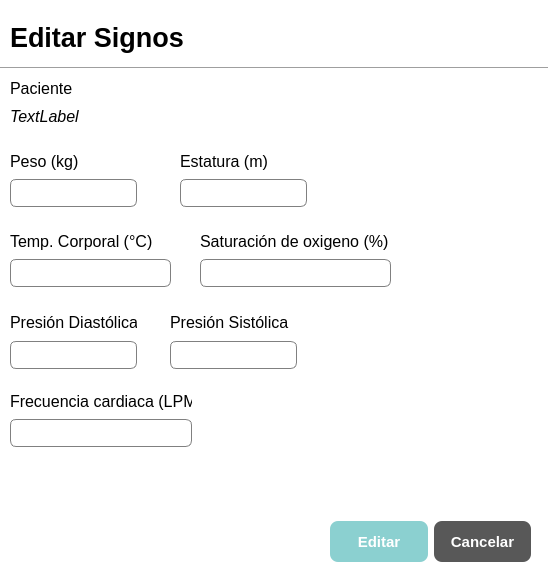
<?xml version="1.0" encoding="UTF-8"?>
<ui version="4.0">
 <class>SignosDialog</class>
 <widget class="QDialog" name="SignosDialog">
  <property name="geometry">
   <rect>
    <x>0</x>
    <y>0</y>
    <width>548</width>
    <height>584</height>
   </rect>
  </property>
  <property name="windowTitle">
   <string>Dialog</string>
  </property>
  <property name="styleSheet">
   <string notr="true">QDialog{
	background-color:white;
}

QLineEdit{
	border: 1px solid gray;
	border-radius: 6px;
	padding-left: 15px;
	height: 35px;
}

</string>
  </property>
  <widget class="QWidget" name="layoutWidget">
   <property name="geometry">
    <rect>
     <x>170</x>
     <y>310</y>
     <width>127</width>
     <height>61</height>
    </rect>
   </property>
   <layout class="QVBoxLayout" name="verticalLayout_3">
    <item>
     <widget class="QLabel" name="label_5">
      <property name="minimumSize">
       <size>
        <width>0</width>
        <height>21</height>
       </size>
      </property>
      <property name="maximumSize">
       <size>
        <width>16777215</width>
        <height>21</height>
       </size>
      </property>
      <property name="font">
       <font>
        <pointsize>12</pointsize>
       </font>
      </property>
      <property name="text">
       <string>Presión Sistólica</string>
      </property>
     </widget>
    </item>
    <item>
     <widget class="QLineEdit" name="sistolica_lineEdit_3">
      <property name="minimumSize">
       <size>
        <width>0</width>
        <height>28</height>
       </size>
      </property>
      <property name="maximumSize">
       <size>
        <width>16777215</width>
        <height>28</height>
       </size>
      </property>
     </widget>
    </item>
   </layout>
  </widget>
  <widget class="QWidget" name="layoutWidget_2">
   <property name="geometry">
    <rect>
     <x>10</x>
     <y>310</y>
     <width>127</width>
     <height>61</height>
    </rect>
   </property>
   <layout class="QVBoxLayout" name="verticalLayout_4">
    <item>
     <widget class="QLabel" name="label_6">
      <property name="minimumSize">
       <size>
        <width>0</width>
        <height>21</height>
       </size>
      </property>
      <property name="maximumSize">
       <size>
        <width>16777215</width>
        <height>21</height>
       </size>
      </property>
      <property name="font">
       <font>
        <pointsize>12</pointsize>
       </font>
      </property>
      <property name="text">
       <string>Presión Diastólica</string>
      </property>
     </widget>
    </item>
    <item>
     <widget class="QLineEdit" name="diastolica_lineEdit_4">
      <property name="minimumSize">
       <size>
        <width>0</width>
        <height>28</height>
       </size>
      </property>
      <property name="maximumSize">
       <size>
        <width>16777215</width>
        <height>28</height>
       </size>
      </property>
     </widget>
    </item>
   </layout>
  </widget>
  <widget class="QWidget" name="layoutWidget_3">
   <property name="geometry">
    <rect>
     <x>10</x>
     <y>230</y>
     <width>161</width>
     <height>59</height>
    </rect>
   </property>
   <layout class="QVBoxLayout" name="verticalLayout_6">
    <item>
     <widget class="QLabel" name="label_8">
      <property name="minimumSize">
       <size>
        <width>0</width>
        <height>21</height>
       </size>
      </property>
      <property name="maximumSize">
       <size>
        <width>16777215</width>
        <height>21</height>
       </size>
      </property>
      <property name="font">
       <font>
        <pointsize>12</pointsize>
       </font>
      </property>
      <property name="text">
       <string>Temp. Corporal (°C)</string>
      </property>
     </widget>
    </item>
    <item>
     <widget class="QLineEdit" name="temperatura_lineEdit_6">
      <property name="minimumSize">
       <size>
        <width>0</width>
        <height>28</height>
       </size>
      </property>
      <property name="maximumSize">
       <size>
        <width>16777215</width>
        <height>28</height>
       </size>
      </property>
     </widget>
    </item>
   </layout>
  </widget>
  <widget class="QWidget" name="layoutWidget_4">
   <property name="geometry">
    <rect>
     <x>10</x>
     <y>390</y>
     <width>182</width>
     <height>59</height>
    </rect>
   </property>
   <layout class="QVBoxLayout" name="verticalLayout_7">
    <item>
     <widget class="QLabel" name="label_9">
      <property name="minimumSize">
       <size>
        <width>0</width>
        <height>21</height>
       </size>
      </property>
      <property name="maximumSize">
       <size>
        <width>16777215</width>
        <height>21</height>
       </size>
      </property>
      <property name="font">
       <font>
        <pointsize>12</pointsize>
       </font>
      </property>
      <property name="text">
       <string>Frecuencia cardiaca (LPM)</string>
      </property>
     </widget>
    </item>
    <item>
     <widget class="QLineEdit" name="frecuencia_lineEdit_7">
      <property name="minimumSize">
       <size>
        <width>0</width>
        <height>28</height>
       </size>
      </property>
      <property name="maximumSize">
       <size>
        <width>16777215</width>
        <height>28</height>
       </size>
      </property>
     </widget>
    </item>
   </layout>
  </widget>
  <widget class="Line" name="line">
   <property name="geometry">
    <rect>
     <x>0</x>
     <y>60</y>
     <width>551</width>
     <height>16</height>
    </rect>
   </property>
   <property name="orientation">
    <enum>Qt::Orientation::Horizontal</enum>
   </property>
  </widget>
  <widget class="QLabel" name="label">
   <property name="geometry">
    <rect>
     <x>10</x>
     <y>20</y>
     <width>321</width>
     <height>35</height>
    </rect>
   </property>
   <property name="font">
    <font>
     <pointsize>20</pointsize>
     <bold>true</bold>
    </font>
   </property>
   <property name="text">
    <string>Editar Signos</string>
   </property>
  </widget>
  <widget class="QWidget" name="layoutWidget_5">
   <property name="geometry">
    <rect>
     <x>330</x>
     <y>520</y>
     <width>201</width>
     <height>43</height>
    </rect>
   </property>
   <layout class="QHBoxLayout" name="horizontalLayout_4">
    <item>
     <widget class="QPushButton" name="guardar_btn">
      <property name="minimumSize">
       <size>
        <width>0</width>
        <height>41</height>
       </size>
      </property>
      <property name="styleSheet">
       <string notr="true">QPushButton{
	background-color: #8bd0d0;
	color: white;
	border: none;
	border-radius: 8px;
	font-weight: bold;
	font-size: 15px;
}</string>
      </property>
      <property name="text">
       <string>Editar</string>
      </property>
     </widget>
    </item>
    <item>
     <widget class="QPushButton" name="cancelar_btn">
      <property name="minimumSize">
       <size>
        <width>0</width>
        <height>41</height>
       </size>
      </property>
      <property name="styleSheet">
       <string notr="true">QPushButton{
	background-color: #585858;
	color: white;
	border: none;
	border-radius: 8px;
	font-weight: bold;
	font-size: 15px;
}</string>
      </property>
      <property name="text">
       <string>Cancelar</string>
      </property>
     </widget>
    </item>
   </layout>
  </widget>
  <widget class="QWidget" name="layoutWidget">
   <property name="geometry">
    <rect>
     <x>10</x>
     <y>150</y>
     <width>127</width>
     <height>59</height>
    </rect>
   </property>
   <layout class="QVBoxLayout" name="verticalLayout">
    <item>
     <widget class="QLabel" name="label_3">
      <property name="minimumSize">
       <size>
        <width>0</width>
        <height>21</height>
       </size>
      </property>
      <property name="maximumSize">
       <size>
        <width>16777215</width>
        <height>21</height>
       </size>
      </property>
      <property name="font">
       <font>
        <pointsize>12</pointsize>
       </font>
      </property>
      <property name="text">
       <string>Peso (kg)</string>
      </property>
     </widget>
    </item>
    <item>
     <widget class="QLineEdit" name="peso_lineEdit">
      <property name="minimumSize">
       <size>
        <width>0</width>
        <height>28</height>
       </size>
      </property>
      <property name="maximumSize">
       <size>
        <width>16777215</width>
        <height>28</height>
       </size>
      </property>
     </widget>
    </item>
   </layout>
  </widget>
  <widget class="QWidget" name="layoutWidget">
   <property name="geometry">
    <rect>
     <x>180</x>
     <y>150</y>
     <width>127</width>
     <height>59</height>
    </rect>
   </property>
   <layout class="QVBoxLayout" name="verticalLayout_2">
    <item>
     <widget class="QLabel" name="label_4">
      <property name="minimumSize">
       <size>
        <width>0</width>
        <height>21</height>
       </size>
      </property>
      <property name="maximumSize">
       <size>
        <width>16777215</width>
        <height>21</height>
       </size>
      </property>
      <property name="font">
       <font>
        <pointsize>12</pointsize>
       </font>
      </property>
      <property name="text">
       <string>Estatura (m)</string>
      </property>
     </widget>
    </item>
    <item>
     <widget class="QLineEdit" name="estatura_lineEdit_2">
      <property name="minimumSize">
       <size>
        <width>0</width>
        <height>28</height>
       </size>
      </property>
      <property name="maximumSize">
       <size>
        <width>16777215</width>
        <height>28</height>
       </size>
      </property>
     </widget>
    </item>
   </layout>
  </widget>
  <widget class="QWidget" name="layoutWidget">
   <property name="geometry">
    <rect>
     <x>200</x>
     <y>230</y>
     <width>191</width>
     <height>59</height>
    </rect>
   </property>
   <layout class="QVBoxLayout" name="verticalLayout_5">
    <item>
     <widget class="QLabel" name="label_7">
      <property name="minimumSize">
       <size>
        <width>0</width>
        <height>21</height>
       </size>
      </property>
      <property name="maximumSize">
       <size>
        <width>16777215</width>
        <height>21</height>
       </size>
      </property>
      <property name="font">
       <font>
        <pointsize>12</pointsize>
       </font>
      </property>
      <property name="text">
       <string>Saturación de oxigeno (%)</string>
      </property>
     </widget>
    </item>
    <item>
     <widget class="QLineEdit" name="oxigenacion_lineEdit_5">
      <property name="minimumSize">
       <size>
        <width>0</width>
        <height>28</height>
       </size>
      </property>
      <property name="maximumSize">
       <size>
        <width>16777215</width>
        <height>28</height>
       </size>
      </property>
     </widget>
    </item>
   </layout>
  </widget>
  <widget class="QWidget" name="layoutWidget">
   <property name="geometry">
    <rect>
     <x>10</x>
     <y>78</y>
     <width>511</width>
     <height>50</height>
    </rect>
   </property>
   <layout class="QVBoxLayout" name="verticalLayout_8">
    <item>
     <widget class="QLabel" name="label_10">
      <property name="minimumSize">
       <size>
        <width>0</width>
        <height>21</height>
       </size>
      </property>
      <property name="maximumSize">
       <size>
        <width>16777215</width>
        <height>21</height>
       </size>
      </property>
      <property name="font">
       <font>
        <pointsize>12</pointsize>
       </font>
      </property>
      <property name="text">
       <string>Paciente</string>
      </property>
     </widget>
    </item>
    <item>
     <widget class="QLabel" name="signos_nombre">
      <property name="font">
       <font>
        <pointsize>12</pointsize>
        <italic>true</italic>
        <underline>false</underline>
       </font>
      </property>
      <property name="text">
       <string>TextLabel</string>
      </property>
     </widget>
    </item>
   </layout>
  </widget>
 </widget>
 <resources/>
 <connections/>
</ui>
